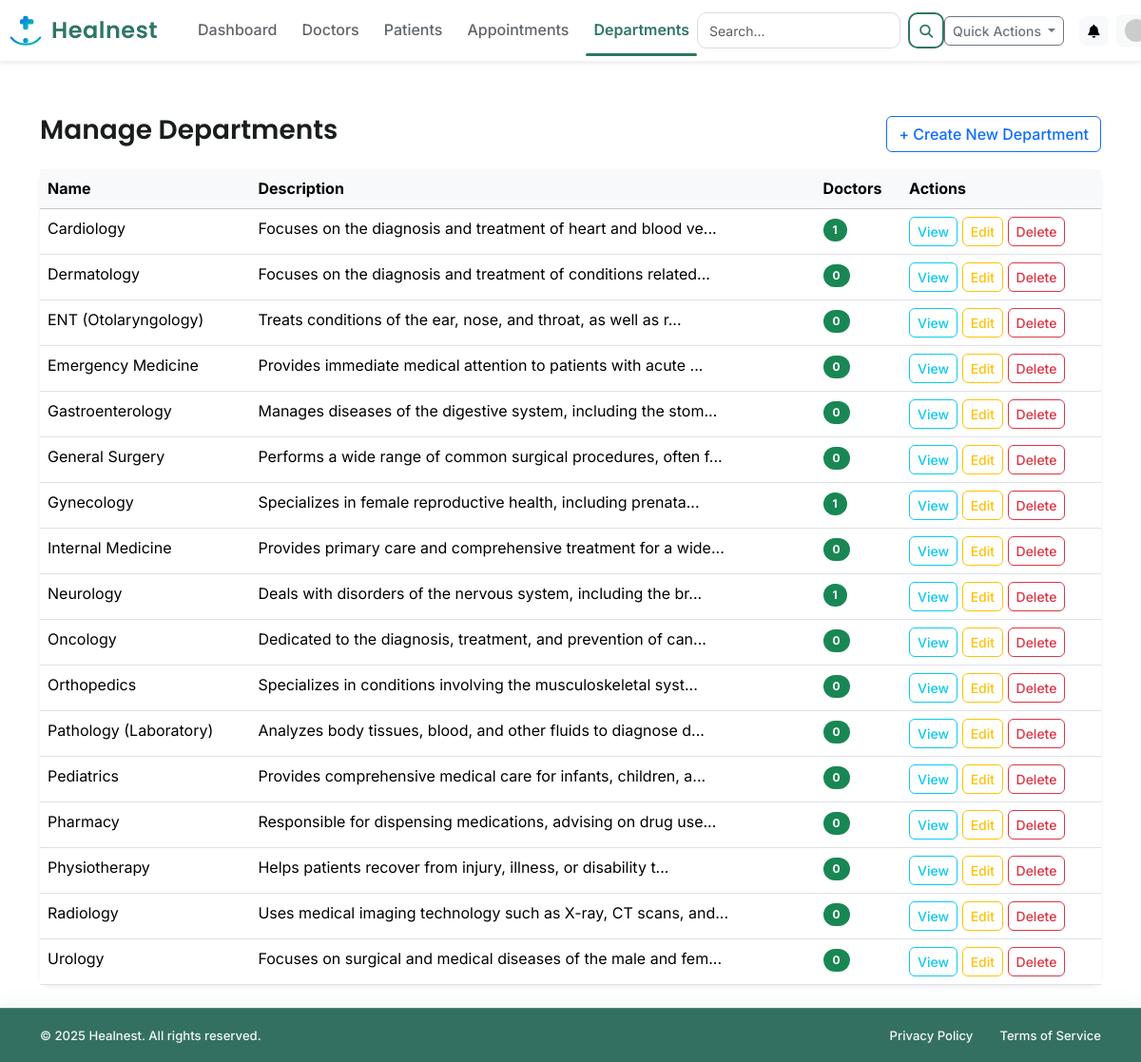
The app's page /admin/departments (signed in), older data.
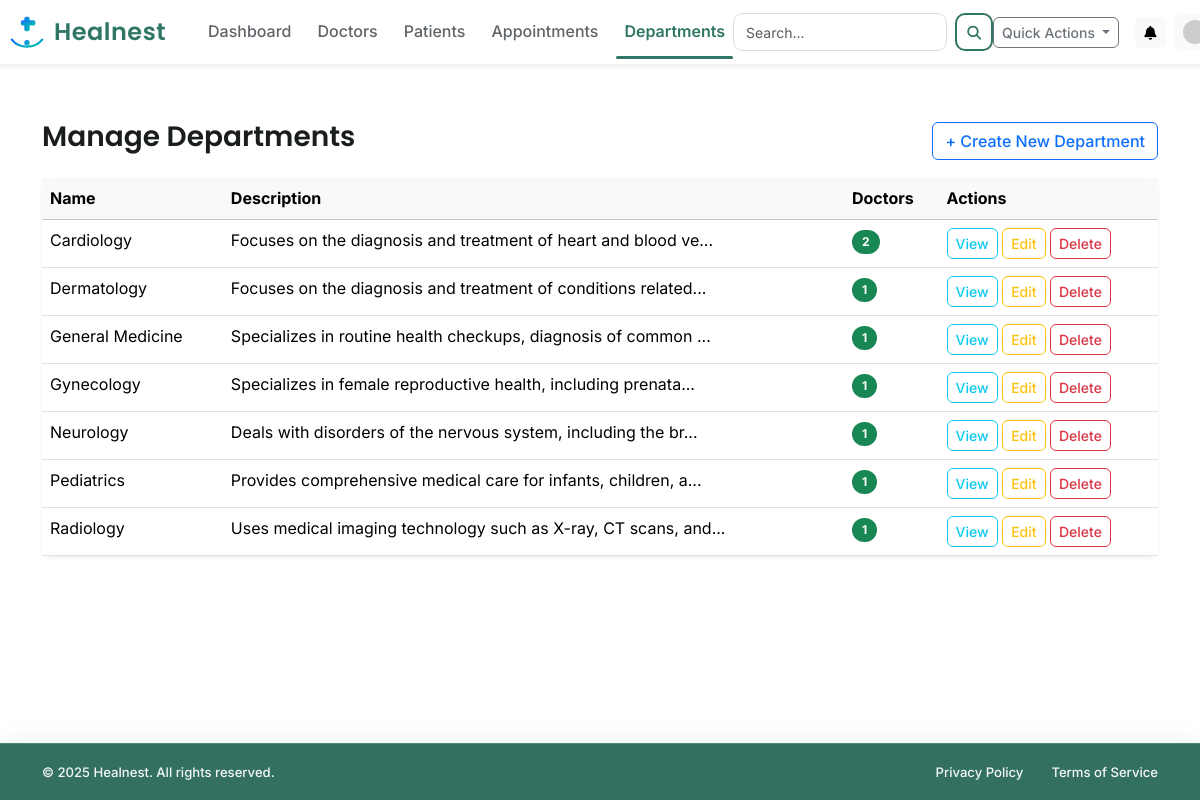
The same page, newer data.
### app/models.py (models this page shows, shortened)
class Department(db.Model):
    __tablename__ = 'department'
    id = db.Column(db.Integer, primary_key=True)
    name = db.Column(db.String(100), unique=True, nullable=False)
    description = db.Column(db.Text)
    doctors = db.relationship('DoctorProfile', backref='department', lazy=True)

### app/routes/admin_routes.py (the view)
@admin_bp.route('/departments', methods=['GET', 'POST'])
@login_required
def manage_departments():
    if current_user.role != 'admin':
        flash('You are not authorized to access this page.', 'danger')
        return redirect(url_for('main.home'))
    form = DepartmentForm()
    if form.validate_on_submit():
        new_dept = Department(name=form.name.data, description=form.description.data)
        db.session.add(new_dept)
        db.session.commit()
        flash(f"Department '{form.name.data}' has been created successfully.", 'success')
        return redirect(url_for('admin.manage_departments'))
    all_departments = Department.query.order_by('name').all()
    return render_template('admin/manage_departments.html', title='Manage Departments', form=form, departments=all_departments)

### app/forms.py (shortened to what this page needs)
class DepartmentForm(FlaskForm):
    name = StringField('Department Name', validators=[DataRequired()])
    description = TextAreaField('Description', render_kw={"rows": 3})
    submit = SubmitField('Add Department')

### app/__init__.py (called while the page is built)
@app.context_processor
def inject_notifications():
    if current_user.is_authenticated:
        unread_notifications = Notification.query.filter_by(user_id=current_user.id, is_read=False).order_by(Notification.created_at.desc()).limit(5).all()
        notification_count = Notification.query.filter_by(user_id=current_user.id, is_read=False).count()
        return dict(unread_notifications=unread_notifications, notification_count=notification_count)
    return dict(unread_notifications=[], notification_count=0)

### app/models.py (called while the page is built)
@login_manager.user_loader
def load_user(user_id):
    return User.query.get(int(user_id))

### app/templates/admin/manage_departments.html (shortened to what this page needs)
{% extends "layout.html" %}
{% block content %}
<div class="container mt-4">
    <div class="d-flex justify-content-between align-items-center mb-3">
        <h3>Manage Departments</h3>
        <button class="btn btn-outline-primary" data-bs-toggle="modal" data-bs-target="#addDeptModal">
            + Create New Department
        </button>
    </div>
    <div class="card shadow-sm">
        <table class="table table-hover mb-0">
            <thead class="table-light">
                <tr>
                    <th>Name</th>
                    <th>Description</th>
                    <th>Doctors</th>
                    <th>Actions</th>
                </tr>
            </thead>
            <tbody>
                {% for department in departments %}
                <tr>
                    <td>{{ department.name }}</td>
                    <td>{{ department.description[:60] }}...</td>
                    <td>
                        <span class="badge bg-success">{{ department.doctors|length }}</span>
                    </td>
                    <td>
                        <a href="{{ url_for('admin.department_details', dept_id=department.id) }}"
                            class="btn btn-outline-info btn-sm">View</a>
                        <button class="btn btn-outline-warning btn-sm" data-bs-toggle="modal"
                            data-bs-target="#editDeptModal" data-id="{{ department.id }}"
                            data-name="{{ department.name }}" data-description="{{ department.description }}">
                            Edit
                        </button>
                        <a href="{{ url_for('admin.delete_department', dept_id=department.id) }}"
                            class="btn btn-outline-danger btn-sm"
                            onclick="return confirm('Are you sure? This cannot be undone.')">
                            Delete
                        </a>
                    </td>
                </tr>
                {% endfor %}
            </tbody>
        </table>
    </div>
</div>
{% endblock %}

Row changes from the older to the newer data that the page shows:
removed Department: name "ENT (Otolaryngology)", description "Treats conditions of the ear, nose, and throat, as well as r", doctors|length "0"
removed Department: name "Emergency Medicine", description "Provides immediate medical attention to patients with acute", doctors|length "0"
removed Department: name "Gastroenterology", description "Manages diseases of the digestive system, including the stom", doctors|length "0"
removed Department: name "General Surgery", description "Performs a wide range of common surgical procedures, often f", doctors|length "0"
removed Department: name "Internal Medicine", description "Provides primary care and comprehensive treatment for a wide", doctors|length "0"
removed Department: name "Oncology", description "Dedicated to the diagnosis, treatment, and prevention of can", doctors|length "0"
removed Department: name "Orthopedics", description "Specializes in conditions involving the musculoskeletal syst", doctors|length "0"
removed Department: name "Pathology (Laboratory)", description "Analyzes body tissues, blood, and other fluids to diagnose d", doctors|length "0"
removed Department: name "Pharmacy", description "Responsible for dispensing medications, advising on drug use", doctors|length "0"
removed Department: name "Physiotherapy", description "Helps patients recover from injury, illness, or disability t", doctors|length "0"
removed Department: name "Urology", description "Focuses on surgical and medical diseases of the male and fem", doctors|length "0"
computed for Department "Cardiology": doctors|length "1" → "2"
computed for Department "Dermatology": doctors|length "0" → "1"
added Department: name "General Medicine", description "Specializes in routine health checkups, diagnosis of common", doctors|length "1"
computed for Department "Pediatrics": doctors|length "0" → "1"
computed for Department "Radiology": doctors|length "0" → "1"
